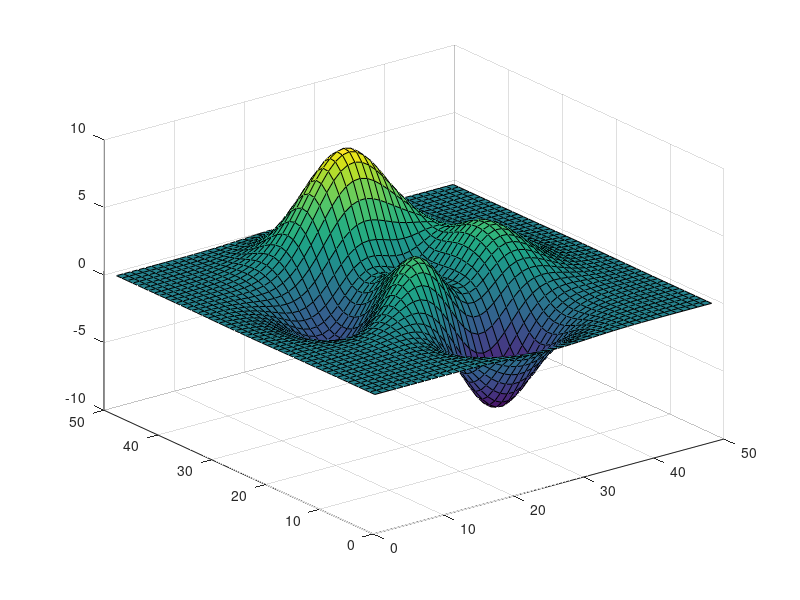
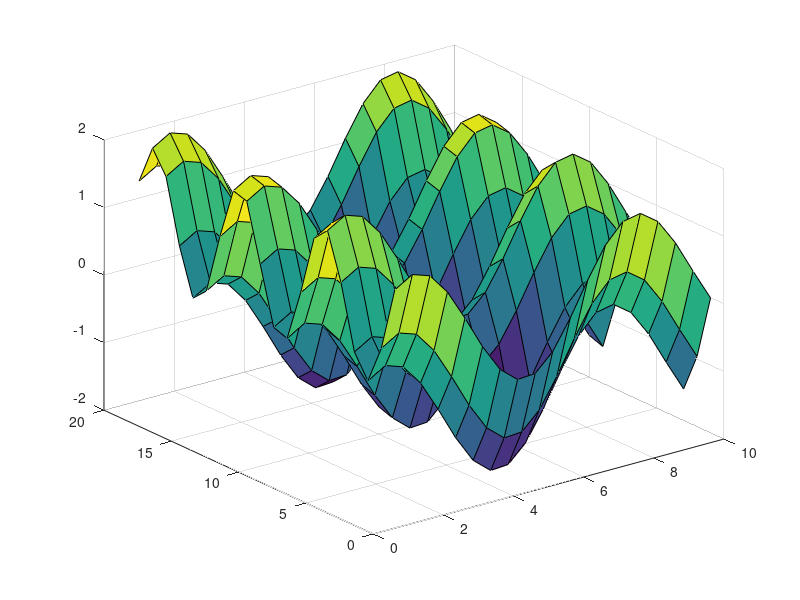

MATLAB code for these plots, in order: (Note: this script raises an error after producing the figures.)
%=============================================================================
% Copyright (c) 2016-present Allan CORNET (Nelson)
%=============================================================================
% This file is part of the Nelson.
%=============================================================================
% LICENCE_BLOCK_BEGIN
% SPDX-License-Identifier: LGPL-3.0-or-later
% LICENCE_BLOCK_END
%=============================================================================
% <--ADV-CLI MODE-->
%=============================================================================
f = figure();
surf(peaks);
%=============================================================================
f = figure();
[X,Y] = meshgrid(1:0.5:10,1:20);
Z = sin(X) + cos(Y);
S = surf(X, Y, Z);
%=============================================================================
P = properties(S);
REF = {'AlphaData';
'AlphaDataMapping';
'AmbientStrength';
'BackFaceLighting';
'BeingDeleted'; 
'BusyAction';   
'CData';    
'CDataMapping'; 
'CDataMode';
'Children'; 
'CreateFcn';
'DeleteFcn';
'DiffuseStrength';
'EdgeAlpha';
'EdgeColor';
'EdgeLighting'; 
'FaceAlpha';
'FaceColor';
'FaceLighting'; 
'Interruptible';
'LineStyle';
'LineWidth';
'Marker';   
'MarkerEdgeColor';         
'MarkerFaceColor';
'MarkerSize';   
'MeshStyle';
'Parent';   
'SpecularColorReflectance';
'SpecularExponent';        
'SpecularStrength';     
'Tag';      
'Type';     
'UserData'; 
'VertexNormals';
'Visible';  
'XData';    
'XDataMode';
'YData';    
'YDataMode';
'ZData'};
assert_isequal(P, REF);
%=============================================================================
assert_isequal(S.Type, 'surface');
%=============================================================================
